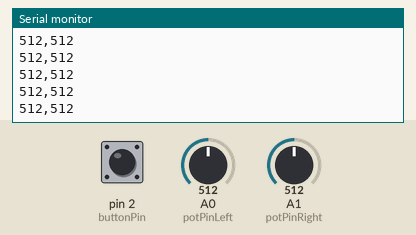
Recording of a sketch running on a simulated Arduino Uno, built with avr-gcc and run on an emulated ATmega328P. On the bench: the last lines printed to the serial monitor. The test bench sets the inputs (shaded band); at power-on: pin 2 (buttonPin) HIGH, A0 (potPinLeft) = 512, A1 (potPinRight) = 512.

Above: at 1.2 s.
1.3 s: pin 2 (buttonPin) pulled LOW for 0.15 s
2.9 s: A0 (potPinLeft) set to 1023
At 3.8 s:
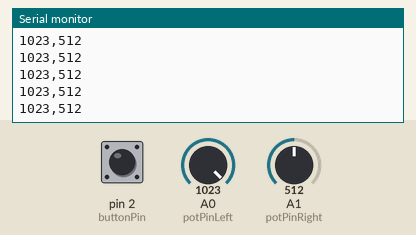
5.9 s: A1 (potPinRight) set to 716
At 6.5 s:
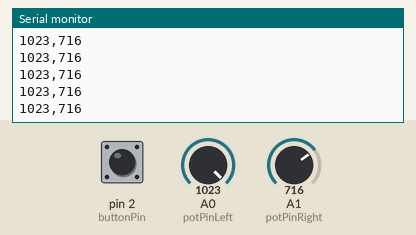
8.9 s: pin 2 (buttonPin) pulled LOW for 1 s
12.9 s: A0 (potPinLeft) set to 984
At 13.8 s:
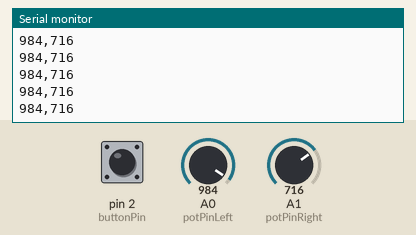
15.9 s: A1 (potPinRight) set to 900
At 16.6 s:
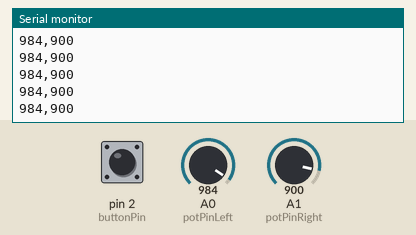
Timing chart, 0 to 18.4 s (numbered marks = the images above; inputs shaded):
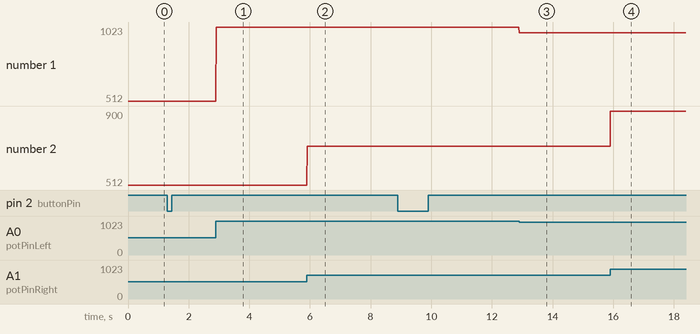

The sketch:

Arduino-code.ino
```cpp
const int potPinLeft = A0;   // Potensio kiri di pin A0
const int potPinRight = A1;  // Potensio kanan di pin A1
const int buttonPin = 2;     // Button di pin D2

int buttonState = 0;
int lastButtonState = 0;

void setup() {
  Serial.begin(9600);
  pinMode(buttonPin, INPUT_PULLUP);
}

void loop() {
  int leftValue = analogRead(potPinLeft);
  int rightValue = analogRead(potPinRight);

  buttonState = digitalRead(buttonPin);

  if (buttonState == LOW && lastButtonState == HIGH) {
    Serial.println("RESTART");
    delay(50);
  }

  lastButtonState = buttonState;

  Serial.print(leftValue);
  Serial.print(",");
  Serial.println(rightValue);

  delay(10);
}
```

Measured:
- after the input at 2.9 s, the serial monitor: prints a new line at once (image 1)
- after the input at 5.9 s, the serial monitor: prints a new line at once (image 2)
- after the input at 12.9 s, the serial monitor: prints a new line at once (image 3)
- after the input at 15.9 s, the serial monitor: prints a new line at once (image 4)
- plotted number 1: 512 → 1023 after the input at 2.9 s, 1023 → 984 after the input at 12.9 s
- plotted number 2: 512 → 716 after the input at 5.9 s, 716 → 900 after the input at 15.9 s
